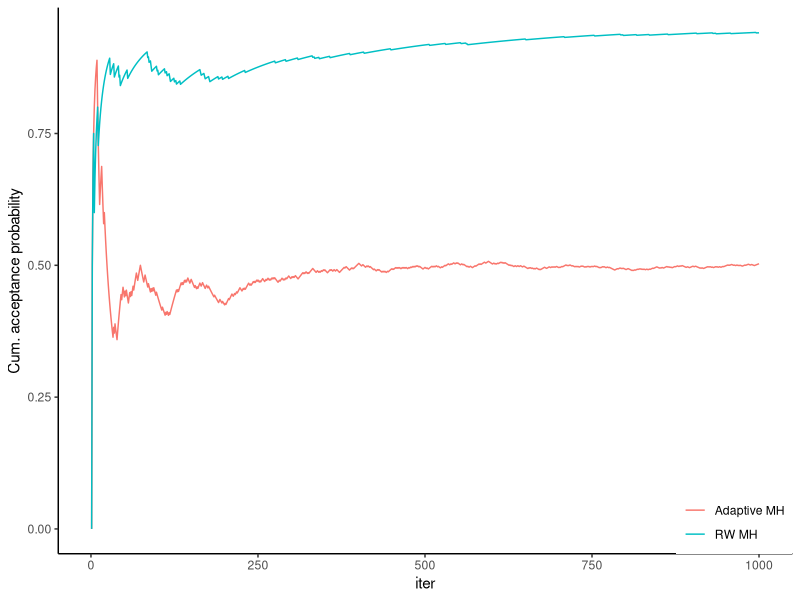
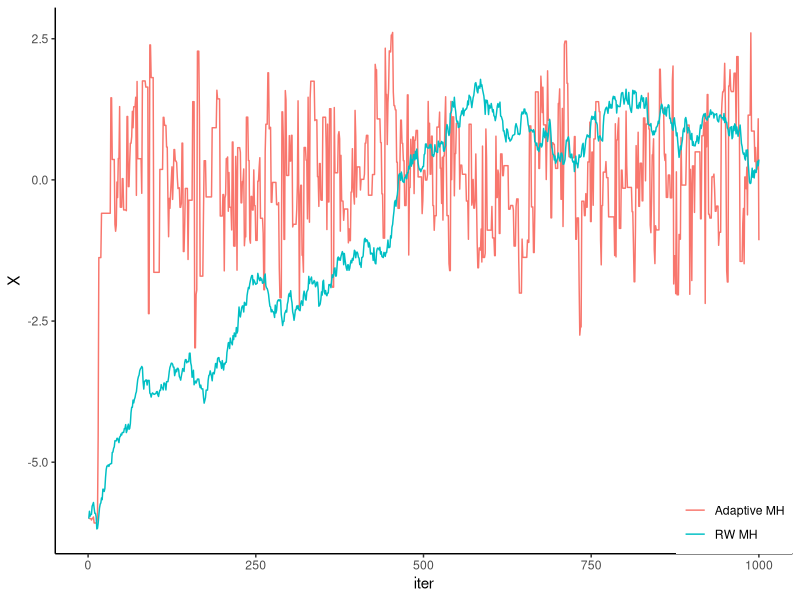

These figures' R source, in order:
library(ggplot2)
library(tibble)
library(coda)

# from gustafson, finding the mean of a standard normal

mh.standard <- function(iter,prop.sigma=1,seed=NULL){
  set.seed(seed)
  x <- accept <- numeric(iter) # x= thing you are sampling
  x[1] <- -6
  for(i in 2:iter){
    z <- rnorm(1, 0, prop.sigma)
    xm1 = x[i-1]
    y <- xm1+z
    lp <- dnorm(y)
    plp <- dnorm(xm1)
    a <- rbinom(1, 1, min(1, lp/plp))
    x[i] <- ifelse(a, y, xm1)
    accept[i] = a
  }
  tibble(iter=1:iter, x=x, accept=accept)
}

mh.adaptive <- function(iter, prop.sigma.start=1,seed=NULL){
  set.seed(seed)
  # adapdation parameters
  d = 1 # number of parameters in posterior
  cov = prop.sigma.start # starting value for covariance parameter of proposal distribution
  ai = 1 # adapt every ai iterations
  ari = 100 # base acceptance rate on this many iterations
  adapt.phase = 200 # stop adapting after this many iterations
  #####
  x <- accept <- prop.cov <- numeric(iter) # x= thing you are sampling
  x[1] <- -6
  prop.cov[1] = cov
  scale = 1
  for(i in 2:iter){
    # adapt
    if((i%%ai)==0 & i>1 & i<=adapt.phase){
      # ideal acceptance rate is 0.44 (if too high, then steps are too small, so need to scale)
      ap = max(0.01, mean(accept[max(1,i-ari):i], na.rm=TRUE))
      scale = scale*(ap/.44)
      cov = sd(x, na.rm=TRUE)*scale
    }
    ######
    z <- rnorm(1, 0, cov)
    xm1 = x[i-1]
    y <- xm1+z
    lp <- dnorm(y)
    plp <- dnorm(xm1)
    a <- rbinom(1, 1, min(1, lp/plp))
    x[i] <- ifelse(a, y, xm1)
    accept[i] = a
    prop.cov[i] = cov
  }
  tibble(iter=1:iter, x=x, accept=accept, prop.cov=prop.cov)
}

mc.iter = 1000
prop.sigma = .1
burnin = 0
if(burnin>0){
  keep = (burnin-1):mc.iter
  }else keep = 1:mc.iter

samples = mh.standard(mc.iter, prop.sigma=prop.sigma, seed=122)
samples.adapt = mh.adaptive(mc.iter, prop.sigma.start=prop.sigma, seed=122)

autocorr(as.mcmc(samples$x))
autocorr(as.mcmc(samples.adapt$x))
# convergence dx
# Z-scores for a test of equality of means between the first and last parts of the chain
geweke.diag(as.mcmc(samples$x))
geweke.diag(as.mcmc(samples.adapt$x))

# acceptance probabilities
mean(samples$accept[keep])
mean(samples.adapt$accept[keep])
samples$aprob = cumsum(samples$accept)/samples$iter
samples$adapt.aprob = cumsum(samples.adapt$accept)/samples$iter

samples$x.adapt = samples.adapt$x


# acceptance probabilities over time
ggplot(data=samples) + 
  geom_line(aes(x=iter,y=adapt.aprob, colour='Adaptive MH')) + 
  geom_line(aes(x=iter,y=aprob, colour='RW MH')) +
  scale_y_continuous(name="Cum. acceptance probability") +
  scale_color_discrete(name="") +
  theme_classic() + theme(legend.position = c(1,0), legend.justification = c(1,0))

# parameter traceplots
ggplot(data=samples) + 
  geom_line(aes(x=iter,y=x.adapt, colour='Adaptive MH')) + 
  geom_line(aes(x=iter,y=x, colour='RW MH')) +
  scale_color_discrete(name="") +
  scale_y_continuous(name="X") +
  theme_classic() + theme(legend.position = c(1,0), legend.justification = c(1,0))



# proposal distribution std.deviation
#ggplot(data=samples.adapt) + 
#  geom_line(aes(x=iter,y=prop.cov)) +
#  theme_classic()
